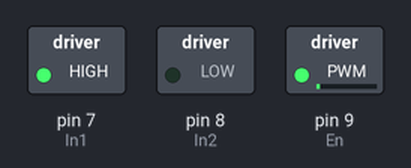
A sketch run on a simulated Arduino Uno, built with avr-gcc and run on an emulated ATmega328P. Parts: switched loads named in the sketch (green lamp = pin HIGH).

Above: at 0.15 s.
At 9.47 s:
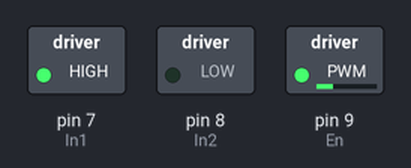
At 18.77 s:
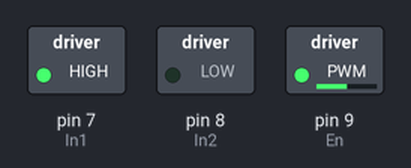
At 37.6 s:
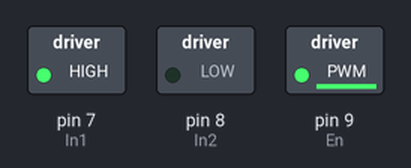
Timing chart, 0 to 40.0 s (numbered marks = the images above):
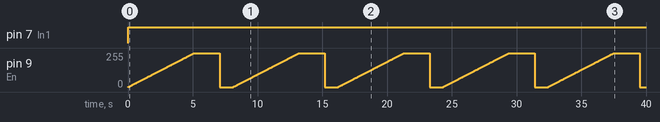

Measured:
- by itself, pin 7 (In1): LOW → HIGH at 0.00 s
- by itself, pin 9 (En): ramps from 0/255 to 254/255 and jumps back, once every 8.1 s

The sketch:

DC_Motor_Control_V1.1.ino
```cpp
/********************************************************************************************
*Project:              DC Motor Control with Arduino                                        *
*Author:               Epic Electronics                                                     *
*Youtube channel:      https://www.youtube.com/channel/UCUvW5tOMS4KRXxMFt33XYvg/featured    *
*Programming Date:     01.05.2021                                                           *
*Version:              V1.1                                                                 *
*Last Update:          02.05.2021                                                           *
*Video from project:   https://youtu.be/yY58GM1gHbo                                         *
*                                                                                           *
*About:   The program controls a DC Motor with a h-Bridge. There goes 3 wires from the      *
*         Arduino to the h-Bridge. The first one for Enable the Motor and the other 2 for   *
*         the direction of the Motor. With a Pulse Signal there is a startramp programmed.  *
********************************************************************************************/

// ++++++++++++ Outputs +++++++++++++++++++++++++++++++++++++++++++++++++++++++++++++++++++++
int In1 = 7;
int In2 = 8;
int En = 9;

// ++++++++++++ Variables +++++++++++++++++++++++++++++++++++++++++++++++++++++++++++++++++++
int speed1 = 0; //variable for motorspeed

// ++++++++++++ Setup start ++++++++++++++++++++++++++++++++++++++++++++++++++++++++++++++++
void setup() {

  //set PinModes
  pinMode(In1, OUTPUT);
  pinMode(In2, OUTPUT);
  pinMode(En, OUTPUT);
}

// ++++++++++++ loop start ++++++++++++++++++++++++++++++++++++++++++++++++++++++++++++++++
void loop() {

  //set direction of the motor
  digitalWrite(In1, HIGH);
  digitalWrite(In2, LOW);

  // Enable motor
  // Motor startramp
for( int i = 0; i < 255; i++){           // for Loop => repeats until variable "i" reached the value 255
  analogWrite(En, speed1);               // generate Analog Output Signal => 0 to 255
  speed1++;
  delay(20);
}
  delay(2000);
  speed1 = 0;
  analogWrite(En, speed1);               // set the Speed to 0
  delay(1000);


  //without startramp
  /*
  digitalWrite(En, HIGH);
  delay(3000);
  digitalWrite(En, LOW);
  delay(1000);
  */
}
```
